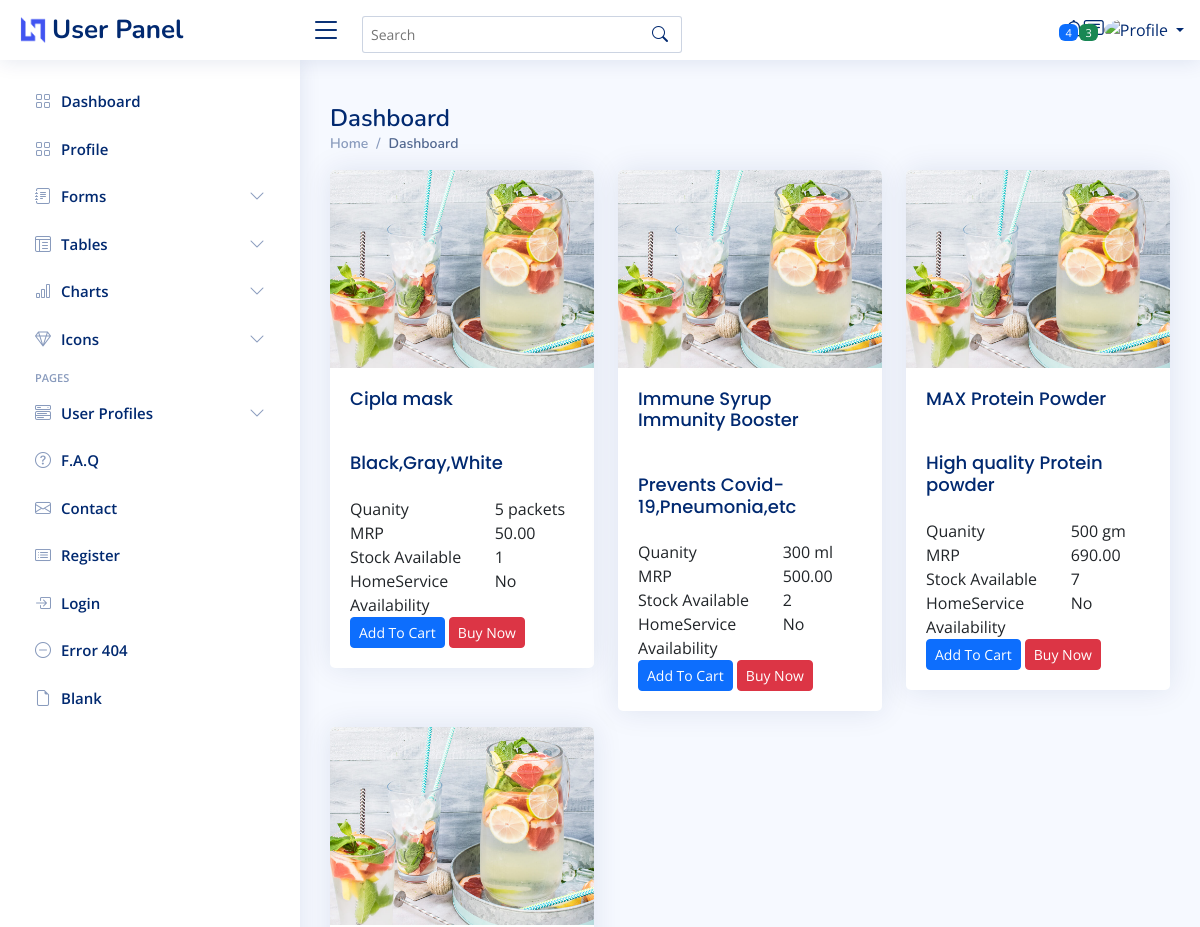
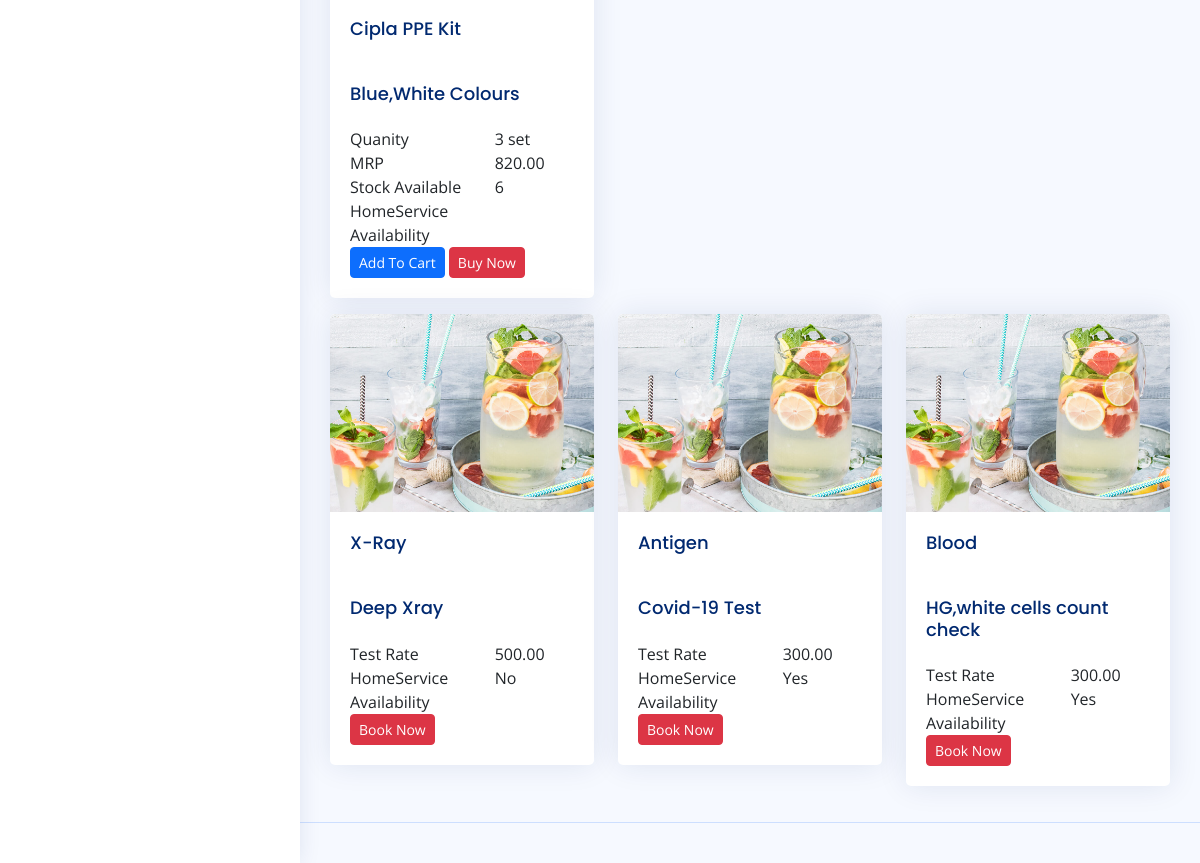
Page /admin/user/index.php on the committed database (2 pictures, top to bottom).
### tables this page shows
CREATE TABLE `products` (
  `pid` int(11) NOT NULL,
  `labid` int(11) NOT NULL,
  `categoryid` int(11) NOT NULL,
  `pname` varchar(50) NOT NULL,
  `quantity` int(11) NOT NULL,
  `unit` varchar(30) NOT NULL,
  `description` varchar(100) NOT NULL,
  `image` varchar(100) NOT NULL,
  `prate` decimal(10,2) NOT NULL,
  `stock` int(11) NOT NULL,
  `homeservice` varchar(3) NOT NULL,
  `rating` decimal(10,2) NOT NULL,
  `review` varchar(500) NOT NULL
);

CREATE TABLE `category` (
  `categoryid` int(11) NOT NULL,
  `categoryname` varchar(35) NOT NULL,
  `type` varchar(20) NOT NULL
);

CREATE TABLE `labtest` (
  `testid` int(11) NOT NULL,
  `labid` int(11) NOT NULL,
  `categoryid` int(11) NOT NULL,
  `description` varchar(500) NOT NULL,
  `testrate` decimal(10,2) NOT NULL,
  `image` varchar(100) NOT NULL,
  `homeservice` varchar(3) NOT NULL
);

### admin/user/index.php (the view, shortened to what this page needs)
<?php
require ('header.php');
?>
<main id="main" class="main">
    <div class="pagetitle">
      <h1>Dashboard</h1>
      <nav>
        <ol class="breadcrumb">
          <li class="breadcrumb-item"><a href="index.html">Home</a></li>
          <li class="breadcrumb-item active">Dashboard</li>
        </ol>
      </nav>
    </div>
    <section class="section dashboard">
     <div class="row">
    <?php
    while($d=mysqli_fetch_assoc($rslt1))
    {
    ?>
        <div class="col-4">
            <div class="col-lg-12">
                <div class="card mb-3">
                    <div class="row g-0">
                          <div class="col-md-12">
                            <img src="assets/img/card.jpg" class="img-fluid" alt="..." width="100%">
                          </div>
                          <div class="col-md-12">
                            <div class="card-body">
                                <h5 class="card-title"><?php echo $d['pname']," "; echo $d['type'];?></h5>
                                <h5 class="card-title"><?php echo $d['description'];?></h5>
                                <div class="row">
                                  <div class="col-lg-7 col-md-5 label">Quanity</div>
                                  <div class="col-lg-5 col-md-7"><?php echo $d['quantity']," ";echo $d['unit'];?></div>
                                </div>
                                <div class="row">
                                  <div class="col-lg-7 col-md-5 label">MRP</div>
                                  <div class="col-lg-5 col-md-7"><?php echo $d['prate'];?></div>
                                </div>
                                <div class="row">
                                  <div class="col-lg-7 col-md-5 label">Stock Available</div>
                                  <div class="col-lg-5 col-md-7"><?php
                                  if($d['stock']==0)
                                  echo  "Out Of Stock";else
                                  echo $d['stock'];?></div>
                                </div>
                                <div class="row">
                                  <div class="col-lg-7 col-md-5 label">HomeService Availability</div>
                                  <div class="col-lg-5 col-md-7"><?php echo $d['homeservice'];?></div>
                                </div>
                                <a href="#" class="btn btn-primary btn-sm">Add To Cart</a>
                                 <a class="btn btn-danger btn-sm" href="#">Buy Now</a>
                            </div>
                          </div>
                    </div>
                </div>
            </div>
        </div>
            <?php
          }
          ?>
      </div>
      <div class="row">
<?php
    while($e=mysqli_fetch_assoc($rslt2))
     {
      ?>
          <div class="col-4">
            <div class="col-lg-12">
        <div class="card mb-3">
          <div class="row g-0">
                  <div class="col-md-12">
                    <img src="assets/img/card.jpg" class="img-fluid" alt="..." width="100%">
                  </div>
                  <div class="col-md-12">
                    <div class="card-body">
                      <h5 class="card-title"><?php echo $e['type'];?></h5>
                      <h5 class="card-title"><?php echo $e['description'];?></h5>
                        <div class="row">
                          <div class="col-lg-7 col-md-5 label">Test Rate</div>
                          <div class="col-lg-5 col-md-7"><?php echo $e['testrate'];?></div>
                        </div>
                        <div class="row">
                          <div class="col-lg-7 col-md-5 label">HomeService Availability</div>
                          <div class="col-lg-5 col-md-7 "><?php echo $e['homeservice'];?></div>
                        </div>
                         <a class="btn btn-danger btn-sm" href="#">Book Now</a>
                    </div>
                  </div>
                </div>
              </div>
            </div>
     </div>
            <?php
          }
          ?>
          </div>
   </section>
  </main>
<footer id="footer" class="footer">
  </footer>
</body>
</html>

### admin/user/assets/css/style.css (style rules this page uses)
:root { scroll-behavior: smooth; }
body { font-family: "Open Sans", sans-serif; background: #f6f9ff; color: #444444; }
h1, h2, h3, h4, h5, h6 { font-family: "Nunito", sans-serif; }
#main { margin-top: 60px; padding: 20px 30px; transition: all 0.3s; }
.pagetitle { margin-bottom: 10px; }
.pagetitle h1 { font-size: 24px; margin-bottom: 0; font-weight: 600; color: #012970; }
.card { margin-bottom: 30px; border: none; border-radius: 5px; box-shadow: 0px 0 30px rgba(1, 41, 112, 0.1); overflow: hidden; }
.card-title { padding: 20px 0 15px 0; font-size: 18px; font-weight: 500; color: #012970; font-family: "Poppins", sans-serif; }
.card-body { padding: 0 20px 20px 20px; }
.breadcrumb { font-size: 14px; font-family: "Nunito", sans-serif; color: #899bbd; font-weight: 600; }
.breadcrumb a { color: #899bbd; transition: 0.3s; }
.breadcrumb .breadcrumb-item::before { color: #899bbd; }
.breadcrumb .active { color: #51678f; font-weight: 600; }
@media (min-width: 1200px) { #main, #footer { margin-left: 300px; } }
.footer { padding: 20px 0; font-size: 14px; transition: all 0.3s; border-top: 1px solid #cddfff; }

### rows in the picture
products: pname "Cipla", categoryid.type "mask", description "Black,Gray,White", quantity "5", unit "packets", prate "50.00", stock "1", homeservice "No"
products: pname "Immune Syrup", categoryid.type "Immunity Booster", description "Prevents Covid-19,Pneumonia,etc", quantity "300", unit "ml", prate "500.00", stock "2", homeservice "No"
products: pname "MAX", categoryid.type "Protein Powder", description "High quality Protein powder", quantity "500", unit "gm", prate "690.00", stock "7", homeservice "No"
products: pname "Cipla", categoryid.type "PPE Kit", description "Blue,White Colours", quantity "3", unit "set", prate "820.00", stock "6"
labtest: categoryid.type "X-Ray", description "Deep Xray", testrate "500.00", homeservice "No"
labtest: categoryid.type "Antigen", description "Covid-19 Test", testrate "300.00", homeservice "Yes"
labtest: categoryid.type "Blood", description "HG,white cells count check", testrate "300.00", homeservice "Yes"
